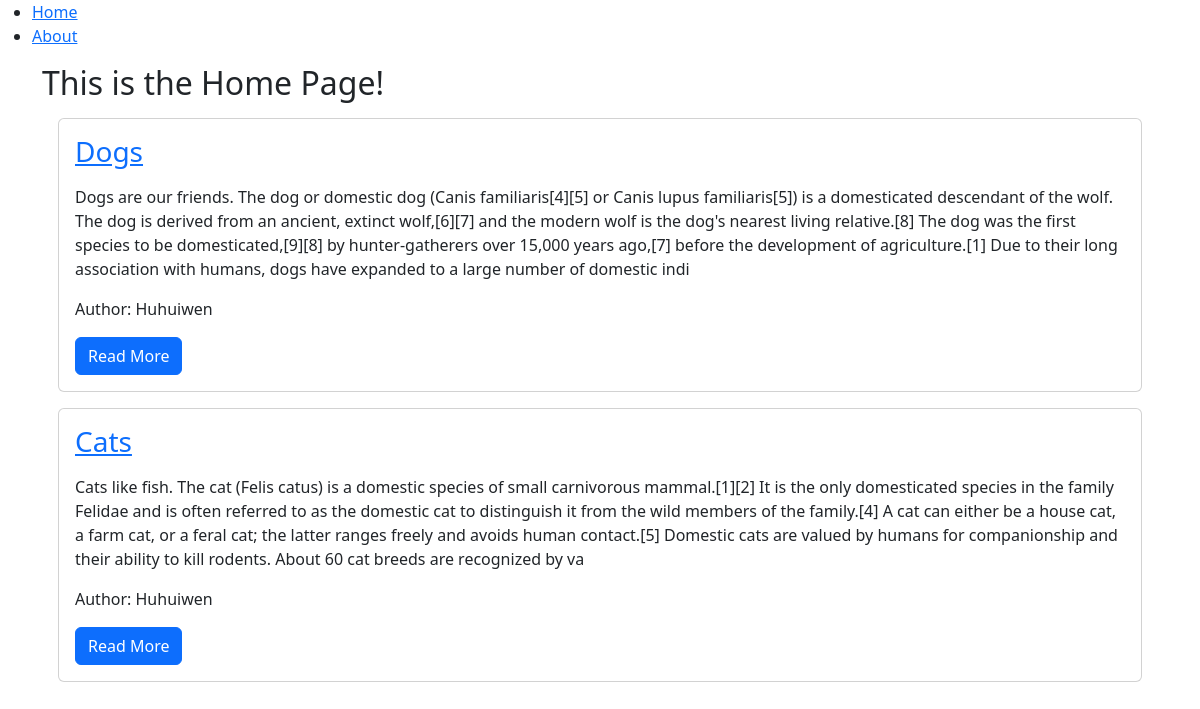
Before: / with the older database file.
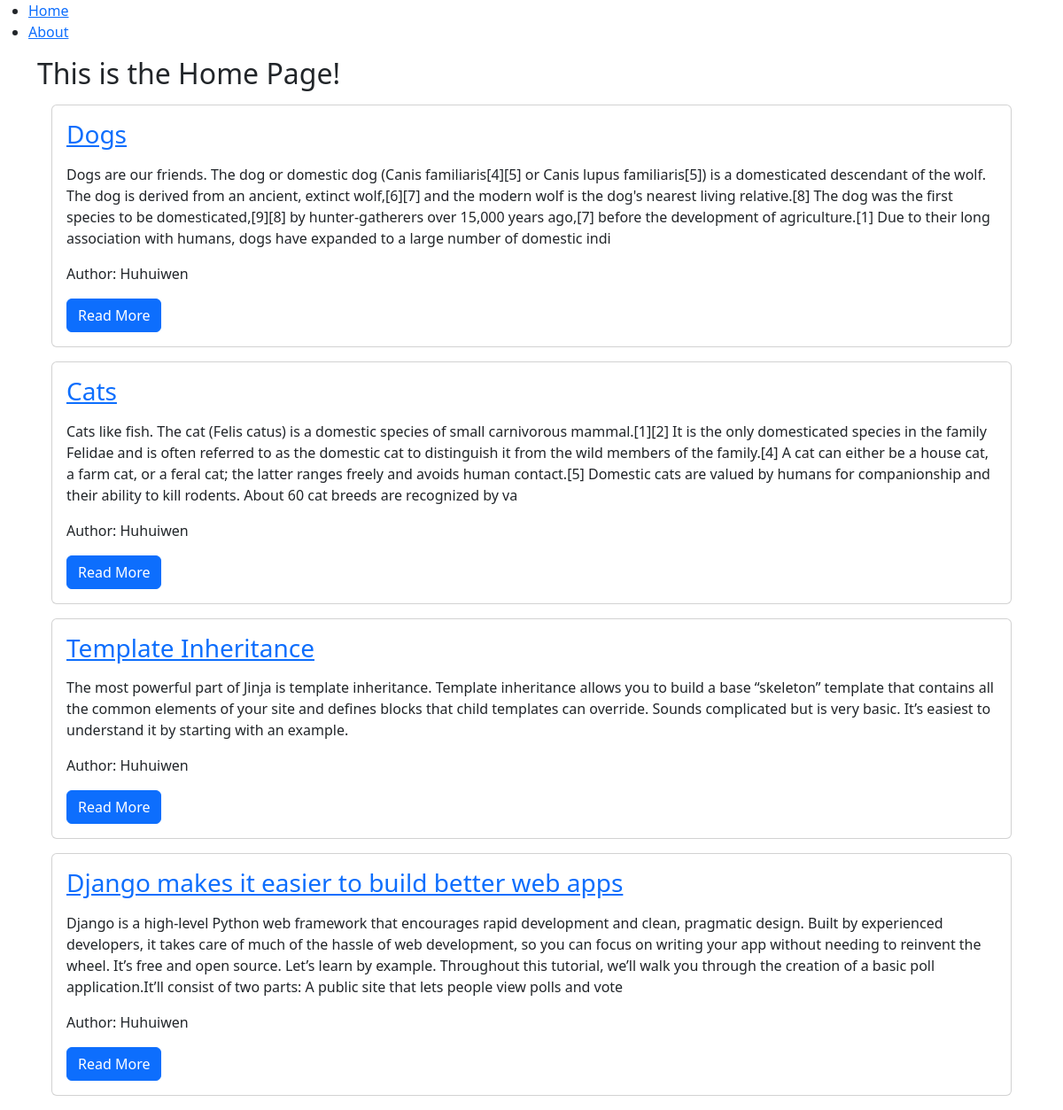
After: the same page with the newer database file.
### blog/models.py (models this page shows, shortened)
class Post(models.Model):
    title = models.CharField(max_length=200)
    content = models.TextField()
    date_created = models.DateField(auto_now=True)
    slug = models.SlugField(max_length=200, unique= True)
    author = models.ForeignKey(to = User, on_delete = models.CASCADE)
    status = models.IntegerField(choices = STATUS, default=0)

### blog/views.py (the view)
# urls.py: path('', views.PostList.as_view(), name='home_view')
class PostList(generic.ListView):
    queryset = Post.objects.filter(status=1).order_by('-date_created')
    template_name = 'index.html'

### templates/index.html
{% extends 'base.html' %}
{% block content %}
        <div class="container">
        <h2>This is the Home Page!</h2>
        {% for post in post_list %}
            <div class="card m-3">
                <div class="card-body">
                    <h3 class="card-title">
                        <a href="{% url 'blog_view' post.slug %}"><h3>{{post.title}}</h3></a>
                    </h3>
                    <p class="card-text">
                        <p>{{post.content | slice:"500"}}</p>
                    </p>
                    <p class="card-text">
                        Author: {{post.author | title}}
                    </p>
                    <a class="btn btn-primary" href="{% url 'blog_view' post.slug %}">Read More</a>
                </div>
            </div>
        {% endfor %}
        </div>
{% endblock content %}

### templates/base.html (shortened to what this page needs)
<!DOCTYPE html>
<html lang="en">
    <head>
        <link href="https://cdn.jsdelivr.net/npm/bootstrap@5.2.1/dist/css/bootstrap.min.css" rel="stylesheet">
      </head>
    <body>
<nav>
    <div>
        <ul>
            <li>
                <a href="{% url 'home_view' %}">Home</a>
            </li>
            <li>
                <a href="{% url 'about_view' %}">About</a>
            </li>
        </ul>
    </div>
</nav>
{% block content %}
{% endblock content %}
</body>
</html>

Changed rows visible on the page:
added Post: title "Template Inheritance", content "The most powerful part of Jinja is template inheritance. Template inheritance allows you to build a base “skeleton” template that contains all the common elements of your site and defines blocks that child templates can override. Sounds complicated but is very basic. It’s easiest to understand it by starting with an example.", author "Huhuiwen"
added Post: title "Django makes it easier to build better web apps", content "Django is a high-level Python web framework that encourages rapid development and clean, pragmatic design. Built by experienced developers, it takes care of much of the hassle of web development, so you can focus on writing your app without needing to reinvent the wheel. It’s free and open source. Let’s learn by example. Throughout this tutorial, we’ll walk you through the creation of a basic poll application.It’ll consist of two parts: A public site that lets people view polls and vote", author "Huhuiwen"
